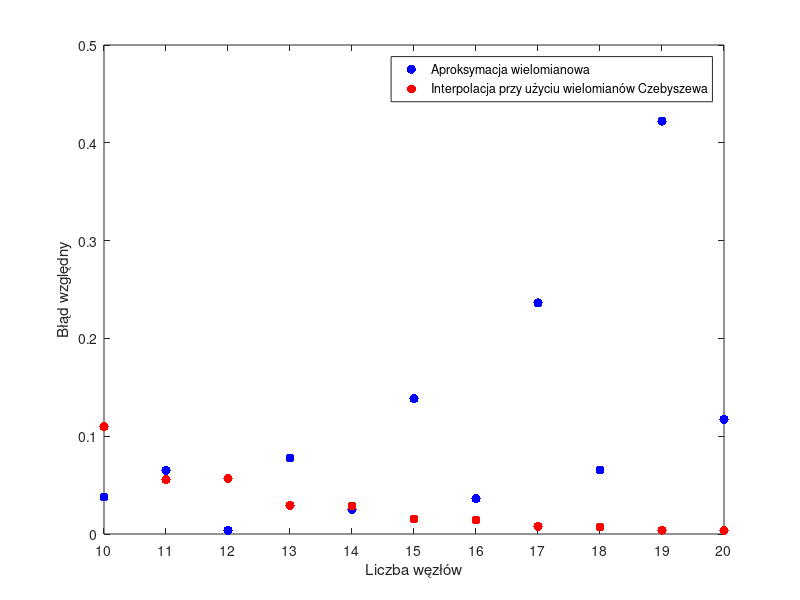

The MATLAB source for this figure:
clf;
clear;

%rozważana funkcja
f = @(x) 1./(1+25*x.^2); 
x = linspace(-1,1,1000);
fx = f(x);

%i to liczba punktów
least_points = 10;
max_points = 20;
points = max_points - least_points;

threshold = 10e-4;

poly_err = zeros(points,1);
cheb_err = zeros(points,1);

it = 1;
for i = least_points:max_points
    % aproksymacja wielomianowa
    xi = linspace(-1,1,i);  % i punktów
    yi = f(xi);
    p = polyfit(xi, yi, i-1);
    y = polyval(p, x);
    poly_err(it) = max(abs((y-fx)/fx.*(fx>threshold)));
    plot(i, max(abs((y-fx)/fx.*(fx>threshold))), '.b','MarkerSize', 20);
    hold on;
    
    % węzły czebyszewa interpolacja
    k = 1:i;
    xc = cos(pi*(2*k-1)/(2*i));
    yc = f(xc);
    pc = polyfit(xc,yc,i-1);
    y_icn = polyval(pc, x);
    cheb_err(it) = max(abs((y_icn-fx)/fx.*(fx>threshold)));
    plot(i, max(abs((y_icn-fx)/fx.*(fx>threshold))), '.r','MarkerSize', 20);
    hold on;

    it = it+1;
    
end

xticks(least_points:max_points);
xlabel('Liczba węzłów');
ylabel('Błąd względny');
legend('Aproksymacja wielomianowa', 'Interpolacja przy użyciu wielomianów Czebyszewa');